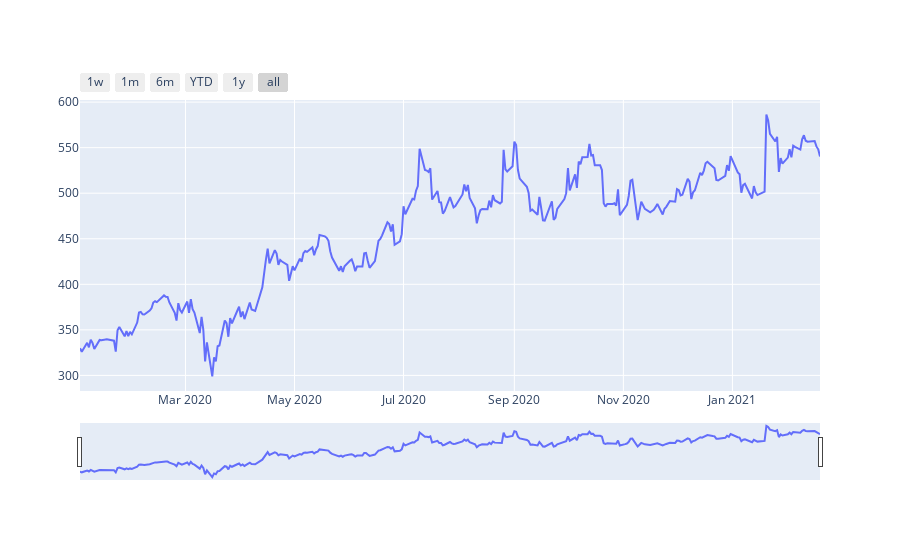

The cell this chart's notebook holds for it:
### Markdown cell above
Let's viualize this series and plot it's histogram to get some insights on data structure:

### Code cell
plot_ts(df)

### Figure 1 — Plotly figure (JSON) as saved in the notebook; plotly's stock layout.template omitted (floating-point values rounded to 4 significant figures; data arrays with more than 128 entries replaced by an {"elided": "..."} marker saying what was removed)
{"data": [{"type": "scatter", "x": {"elided": "286 str values"}, "y": {"elided": "286 float values"}}], "layout": {"xaxis": {"rangeselector": {"buttons": [{"count": 7, "label": "1w", "step": "day", "stepmode": "backward"}, {"count": 1, "label": "1m", "step": "month", "stepmode": "backward"}, {"count": 6, "label": "6m", "step": "month", "stepmode": "backward"}, {"count": 1, "label": "YTD", "step": "year", "stepmode": "todate"}, {"count": 1, "label": "1y", "step": "year", "stepmode": "backward"}, {"step": "all"}]}, "rangeslider": {"visible": true}, "type": "date"}}}
